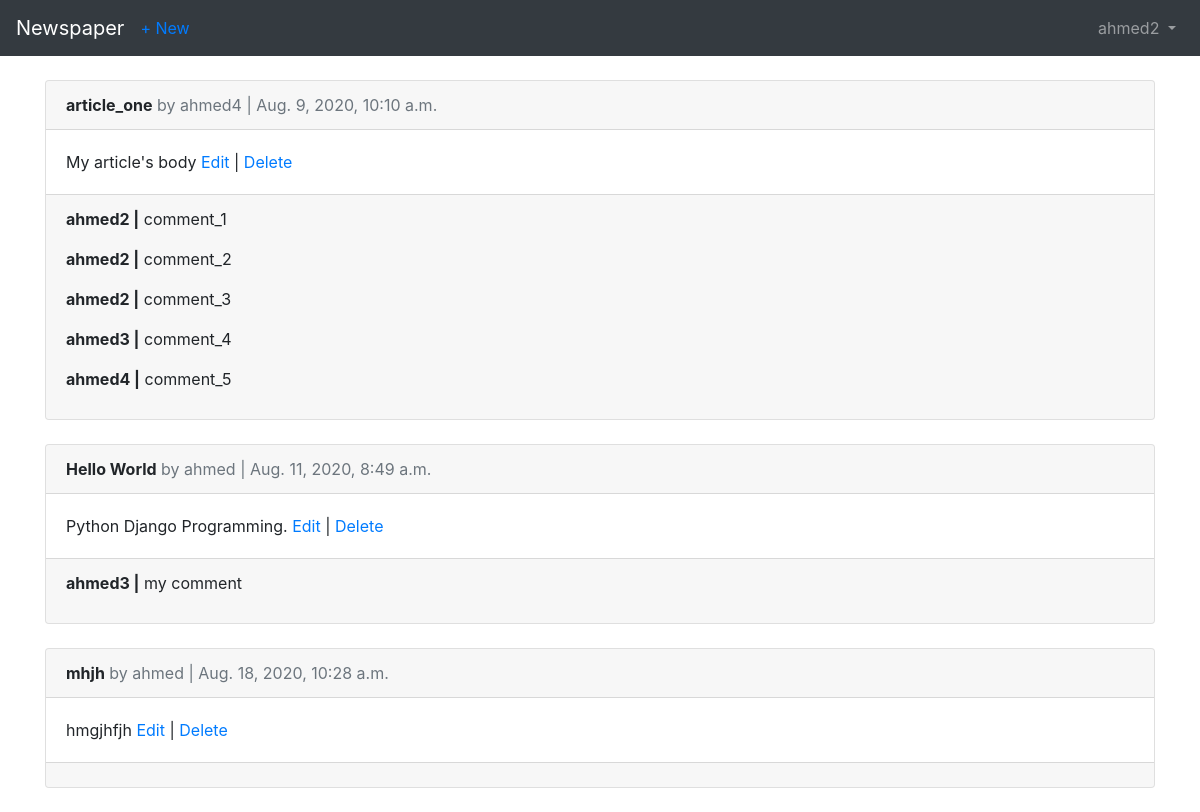
/articles/ (signed in), run on the app's committed database.
### accounts/models.py (models this page shows)
class CustomUser(AbstractUser):
    age = models.PositiveIntegerField(null=True, blank=True)

### articles/models.py (models this page shows, shortened)
class Article(models.Model):
    title = models.CharField(max_length=255)
    body = models.TextField()
    date = models.DateTimeField(auto_now_add=True)
    author = models.ForeignKey(
        get_user_model(),
        on_delete=models.CASCADE,
    )

class Comment(models.Model):
    article = models.ForeignKey(
        Article,
        on_delete=models.CASCADE,
        related_name = 'comments',)
    comment = models.CharField(max_length=140)
    author = models.ForeignKey(get_user_model(), on_delete=models.CASCADE)
    def __str__(self):
        return self.comment

### articles/views.py (the view)
# urls.py: path('', ArticleListView.as_view(), name='article_list'),
class ArticleListView(LoginRequiredMixin, ListView):
    model = Article
    template_name = 'article_list.html'
    login_url = 'login'

### templates/article_list.html (shortened to what this page needs)
{% extends "base.html" %}
{% block content %}
  {% for article in object_list %}
  <div class="card">
    <div class="card-header">
        <span class="font-weight-bold">{{ article.title }}</span>
        <span class="text-muted ">by {{ article.author }} |
            {{ article.date }}</span>
    </div>
    <div class="card-body">
        {{article.body}}
        <a href="{% url 'article_edit' article.pk %}">Edit</a> |
        <a href="{% url 'article_delete' article.pk %}">Delete</a>
    </div>
    <div class="card-footer ">
      {% for comment in article.comments.all %}
      <p>
        <span class="font-weight-bold">{{ comment.author }} |</span>
        {{ comment }}
      </p>
      {% endfor %}
    </div>
  </div>
  <br />
  {% endfor %}
{% endblock content %}

### templates/base.html (shortened to what this page needs)
<!DOCTYPE html>
<html lang="en">
<head>
    <link rel="stylesheet" href="https://stackpath.bootstrapcdn.com/bootstrap/4.5.0/css/bootstrap.min.css">
</head>
<body>
    <nav class="navbar navbar-expand-md navbar-dark bg-dark mb-4">
        <a class="navbar-brand" href="{% url 'home' %}">Newspaper</a>
        {% if user.is_authenticated %}
            <ul class="navbar-nav mr-auto">
                <li class="nav-item"><a href="{% url 'article_new' %}">+ New</a></li>
            </ul>
        {% endif %}
        <div class="collapse navbar-collapse" id="navbarCollapse">
            {% if user.is_authenticated %}
                <ul class="navbar-nav ml-auto">
                    <li class="nav-item">
                        <a class="nav-link dropdown-toggle" href="#" id="userMenu"
                            data-toggle="dropdown" aria-haspopup="true"
                            aria-expanded="false">
                            {{ user.username }}
                        </a>
            </li>
        </ul>
    {% else %}
        <form class="form-inline ml-auto">
            <a href="{% url 'login' %}" class="btn btn-outline-secondary">Log In</a>
            <a href="{% url 'signup' %}" class="btn btn-primary ml-2">Sign up</a>
        </form>
    {% endif %}
        </div>
    </nav>
    <div class="container">
    {% block content %}
    {% endblock content %}
        </div>
</body>
</html>

### data on the page
CustomUser: username "ahmed2"
Article: title "article_one", author "ahmed4", date "Aug. 9, 2020, 10:10 a.m.", body "My article's body"
Comment: author "ahmed2", comment "comment_1"
Comment: author "ahmed2", comment "comment_2"
Comment: author "ahmed2", comment "comment_3"
Comment: author "ahmed3", comment "comment_4"
Comment: author "ahmed4", comment "comment_5"
Article: title "Hello World", author "ahmed", date "Aug. 11, 2020, 8:49 a.m.", body "Python Django Programming."
Comment: author "ahmed3", comment "my comment"
Article: title "mhjh", author "ahmed", date "Aug. 18, 2020, 10:28 a.m.", body "hmgjhfjh"
